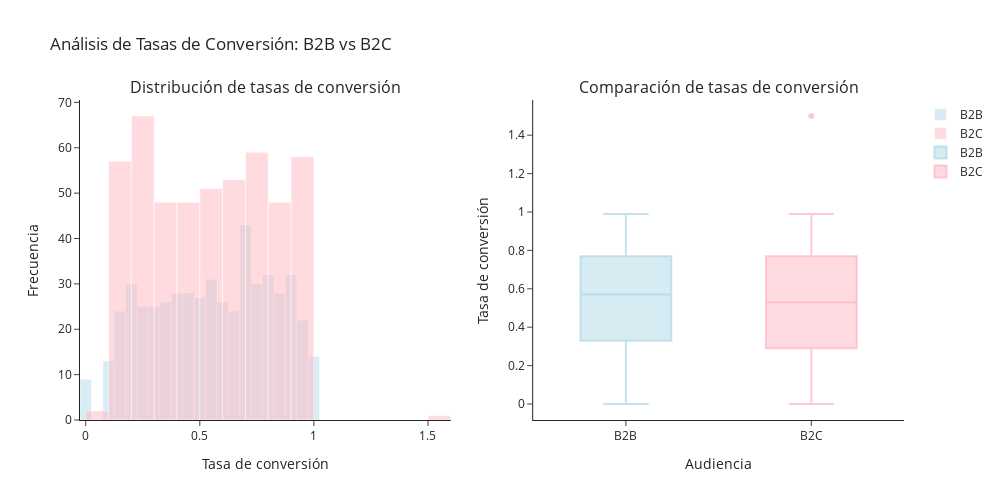

The cell this chart's notebook holds for it:
### Code cell
# Group data by audience type
b2b_data = df[df['target_audience'] == 'B2B']['conversion_rate']
b2c_data = df[df['target_audience'] == 'B2C']['conversion_rate']

# Create visualizations to compare conversion rates
fig = make_subplots(rows=1, cols=2,
                   subplot_titles=['Distribución de tasas de conversión', 
                                  'Comparación de tasas de conversión'])

# Distribution plot (histograms)
fig.add_trace(
    go.Histogram(x=b2b_data, name='B2B', marker_color='rgba(173, 216, 230, 0.7)',
                opacity=0.7, nbinsx=20),
    row=1, col=1
)
fig.add_trace(
    go.Histogram(x=b2c_data, name='B2C', marker_color='rgba(255, 182, 193, 0.7)',
                opacity=0.7, nbinsx=20),
    row=1, col=1
)

# Boxplot comparison
fig.add_trace(
    go.Box(y=b2b_data, name='B2B', marker_color='rgba(173, 216, 230, 0.7)'),
    row=1, col=2
)
fig.add_trace(
    go.Box(y=b2c_data, name='B2C', marker_color='rgba(255, 182, 193, 0.7)'),
    row=1, col=2
)

# Update layout
fig.update_layout(
    height=500, 
    width=1000,
    title_text='Análisis de Tasas de Conversión: B2B vs B2C',
    template='simple_white',
    barmode='overlay'
)

# Update axes
fig.update_xaxes(title_text="Tasa de conversión", row=1, col=1)
fig.update_yaxes(title_text="Frecuencia", row=1, col=1)
fig.update_xaxes(title_text="Audiencia", row=1, col=2)
fig.update_yaxes(title_text="Tasa de conversión", row=1, col=2)

# Show plot
fig.show()

# Perform statistical test
from scipy import stats as scipy_stats
t_stat, p_value = scipy_stats.ttest_ind(b2b_data, b2c_data, equal_var=False)

# Calculate mean conversion rates
mean_b2b = b2b_data.mean()
mean_b2c = b2c_data.mean()
diff_percent = abs(mean_b2b - mean_b2c) / ((mean_b2b + mean_b2c) / 2) * 100

# Display results
print(f"Tasa promedio de conversión B2B: {mean_b2b:.2%}")
print(f"Tasa promedio de conversión B2C: {mean_b2c:.2%}")
print(f"Diferencia porcentual: {diff_percent:.2f}%")
print(f"Resultado de la prueba t: t = {t_stat:.4f}, p-valor = {p_value:.4f}")
print(f"Conclusión: {'Hay diferencias significativas' if p_value < 0.05 else 'No hay diferencias significativas'} entre las tasas de conversión de B2B y B2C (α=0.05)")

### Figure 1 — Plotly figure (JSON) as saved in the notebook; plotly's stock layout.template omitted (floating-point values rounded to 4 significant figures; data arrays with more than 128 entries replaced by an {"elided": "..."} marker saying what was removed)
{"data": [{"marker": {"color": "rgba(173, 216, 230, 0.7)"}, "name": "B2B", "nbinsx": 20, "opacity": 0.7, "type": "histogram", "x": {"elided": "517 float values"}, "xaxis": "x", "yaxis": "y"}, {"marker": {"color": "rgba(255, 182, 193, 0.7)"}, "name": "B2C", "nbinsx": 20, "opacity": 0.7, "type": "histogram", "x": {"elided": "492 float values"}, "xaxis": "x", "yaxis": "y"}, {"marker": {"color": "rgba(173, 216, 230, 0.7)"}, "name": "B2B", "type": "box", "xaxis": "x2", "y": {"elided": "517 float values"}, "yaxis": "y2"}, {"marker": {"color": "rgba(255, 182, 193, 0.7)"}, "name": "B2C", "type": "box", "xaxis": "x2", "y": {"elided": "492 float values"}, "yaxis": "y2"}], "layout": {"annotations": [{"font": {"size": 16}, "showarrow": false, "text": "Distribución de tasas de conversión", "x": 0.225, "xanchor": "center", "xref": "paper", "y": 1, "yanchor": "bottom", "yref": "paper"}, {"font": {"size": 16}, "showarrow": false, "text": "Comparación de tasas de conversión", "x": 0.775, "xanchor": "center", "xref": "paper", "y": 1, "yanchor": "bottom", "yref": "paper"}], "barmode": "overlay", "height": 500, "title": {"text": "Análisis de Tasas de Conversión: B2B vs B2C"}, "width": 1000, "xaxis": {"anchor": "y", "domain": [0, 0.45], "title": {"text": "Tasa de conversión"}}, "xaxis2": {"anchor": "y2", "domain": [0.55, 1], "title": {"text": "Audiencia"}}, "yaxis": {"anchor": "x", "domain": [0, 1], "title": {"text": "Frecuencia"}}, "yaxis2": {"anchor": "x2", "domain": [0, 1], "title": {"text": "Tasa de conversión"}}}}
